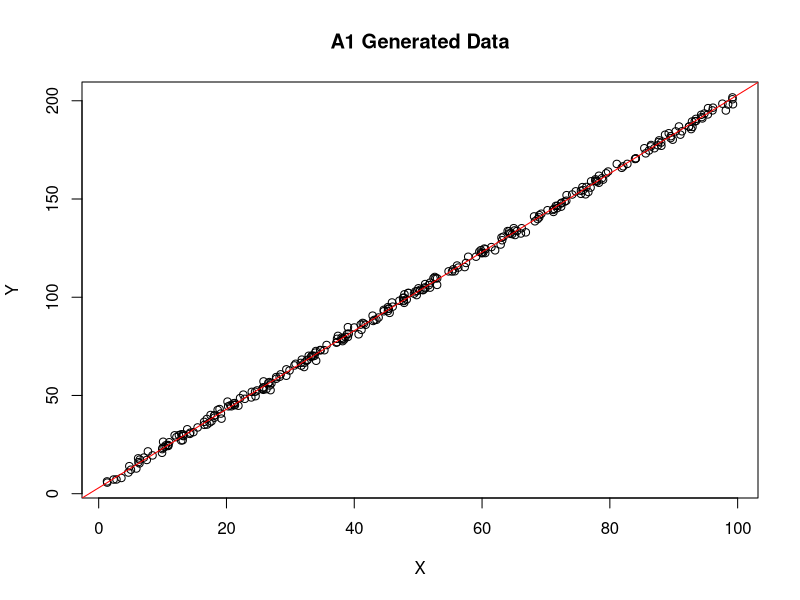

Source code (R):
## ---- chunk 1
knitr::opts_chunk$set(echo = TRUE)
## ---- chunk 2
##Lets first set a seed
set.seed(1)

##Set parameters
b_0 = 3
b_1 = 2
sigma_2 = 2
n = 300
## ---- chunk 3
##Create the distribution
x = sort(runif(n,min=0,max=100))
e = rnorm(n,0,sqrt(sigma_2))
y = b_0 + b_1*x + e

##Plot the distribution 
plot(y~x,main='A1 Generated Data',xlab='X',ylab='Y')
abline(b_0,b_1,col='red')
## ---- chunk 4
##Create the distribution (use same x as last time)


##Generate the plot
## ---- chunk 5

